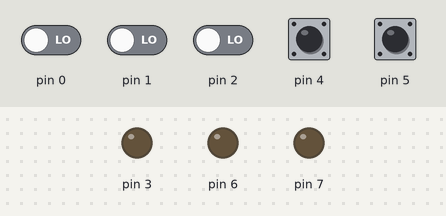
Recording of a sketch running on a simulated Arduino Uno, built with avr-gcc and run on an emulated ATmega328P. On the bench: output pins drawn as LEDs (lit = HIGH). The inputs (shaded band) are chosen by the test bench; at power-on: pin 4, pin 5 HIGH, pin 0–2 LOW.

Above: at 0.8 s.
0.9 s: pin 5 pulled LOW for 0.15 s
At 1.2 s:
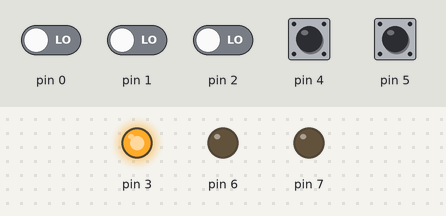
At 5.5 s:
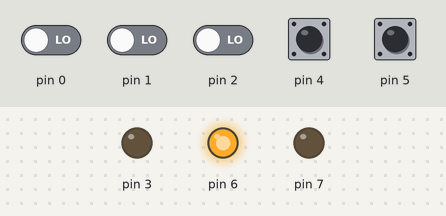
7.0 s: pin 5 pulled LOW for 1 s
At 9.8 s:
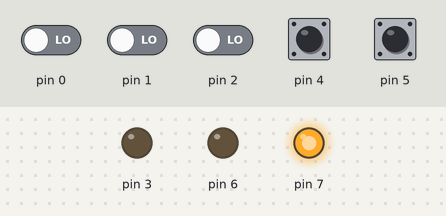
Timing chart, 0 to 14.5 s (numbered marks = the images above; inputs shaded):
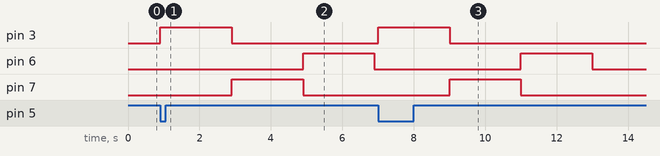

Measured:
- after the input at 0.9 s, pin 3: LOW → HIGH at once, → LOW 2.0 s later; pin 6: LOW → HIGH after 4.0 s, → LOW 2.0 s later; pin 7: LOW → HIGH after 2.0 s, → LOW 2.0 s later
- after the input at 7.0 s, pin 3: LOW → HIGH at once, → LOW 2.0 s later; pin 6: LOW → HIGH after 4.0 s, → LOW 2.0 s later; pin 7: LOW → HIGH after 2.0 s, → LOW 2.0 s later

The sketch:

Relatorio_4_-_questao_2.ino
```cpp
int main(void)
{
  DDRD = DDRD | 0b11001000; // Pino PD7 definido como saída
  PORTD = PORTD | 0b00111000; // Habilitar PULL-UP no PD5
  PORTD = PORTD & ~(0b11001000); // Desliga a saída PD7

  for ( ;; ){ // Super Loop
    int botao = PIND & 0b00100000; // Lê o estado do PD5
    int botao2 = PIND & 0b00010000; // Lendo o estado do PD4

   if(botao == 0){
      // led vermelho
      PORTD = PORTD |0b00001000; // PD3 - HIGH
      _delay_ms(2000); // Delay de 1 segundo
      PORTD = PORTD & ~(0b00001000); // PD3 - LOW

      // Led verde
      PORTD = PORTD | 0b10000000; // PD7 -> HIGH
      _delay_ms(2000); // Espera 5s
      PORTD = PORTD & ~(0b10000000); // PD7 -> LOW

      // Led amarelo
      PORTD = PORTD |0b01000000; // PD6 - HIGH
      _delay_ms(2000); // Delay de 1 segundo
      PORTD = PORTD & ~(0b01000000); // PD6 - LOW
   }
  }
}
```
